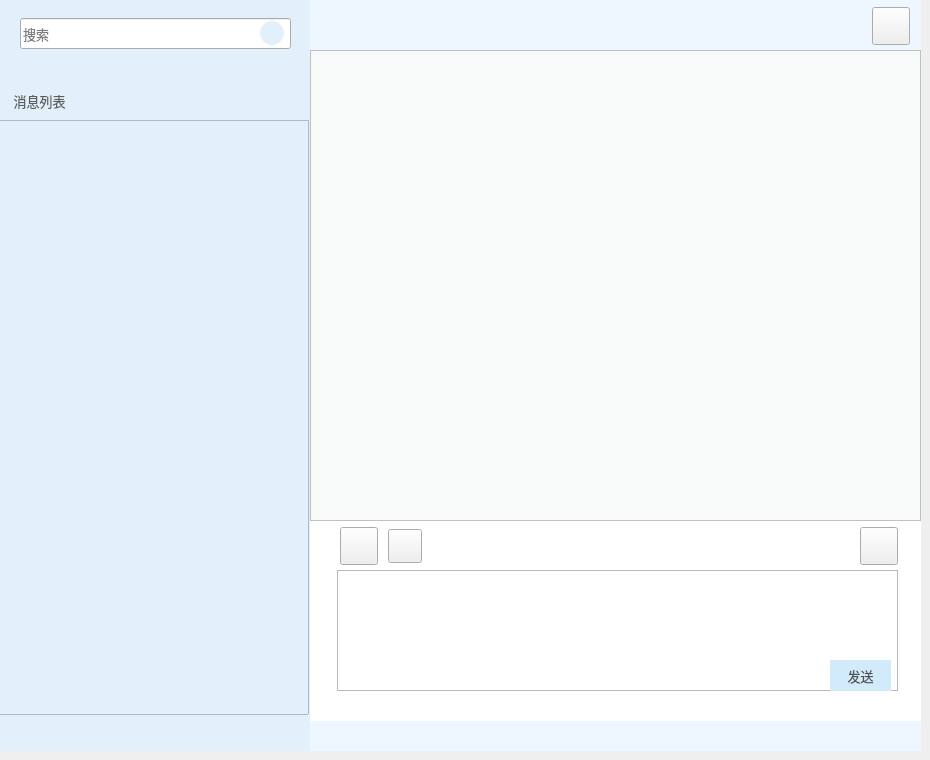
     <widget class="QWidget" name="tab_3">
      <attribute name="icon">
       <iconset resource="image.qrc">
        <normaloff>:/image/chat.png</normaloff>:/image/chat.png</iconset>
      </attribute>
      <attribute name="title">
       <string/>
      </attribute>
      <widget class="QLabel" name="label_12">
       <property name="geometry">
        <rect>
         <x>0</x>
         <y>0</y>
         <width>310</width>
         <height>751</height>
        </rect>
       </property>
       <property name="styleSheet">
        <string notr="true">background-color: rgb(225, 240, 250);</string>
       </property>
       <property name="text">
        <string/>
       </property>
      </widget>
      <widget class="QLabel" name="label_13">
       <property name="geometry">
        <rect>
         <x>310</x>
         <y>0</y>
         <width>611</width>
         <height>751</height>
        </rect>
       </property>
       <property name="styleSheet">
        <string notr="true">background-color: rgb(238, 247, 255);</string>
       </property>
       <property name="text">
        <string/>
       </property>
      </widget>
      <widget class="QLineEdit" name="lineEdit">
       <property name="geometry">
        <rect>
         <x>20</x>
         <y>18</y>
         <width>271</width>
         <height>31</height>
        </rect>
       </property>
       <property name="font">
        <font>
         <family>微软雅黑</family>
         <pointsize>10</pointsize>
        </font>
       </property>
       <property name="styleSheet">
        <string notr="true"/>
       </property>
       <property name="placeholderText">
        <string>搜索</string>
       </property>
      </widget>
      <widget class="QLabel" name="label_3">
       <property name="geometry">
        <rect>
         <x>310</x>
         <y>520</y>
         <width>611</width>
         <height>201</height>
        </rect>
       </property>
       <property name="styleSheet">
        <string notr="true">background-color: rgb(255, 255, 255);</string>
       </property>
       <property name="text">
        <string/>
       </property>
      </widget>
      <widget class="QPushButton" name="pushButton_9">
       <property name="geometry">
        <rect>
         <x>340</x>
         <y>527</y>
         <width>38</width>
         <height>38</height>
        </rect>
       </property>
       <property name="styleSheet">
        <string notr="true">border-image: url(:/image/biaoqing.png);</string>
       </property>
       <property name="text">
        <string/>
       </property>
      </widget>
      <widget class="QPushButton" name="pushButton_10">
       <property name="geometry">
        <rect>
         <x>388</x>
         <y>529</y>
         <width>34</width>
         <height>34</height>
        </rect>
       </property>
       <property name="styleSheet">
        <string notr="true">border-image: url(:/image/wenjian.png);</string>
       </property>
       <property name="text">
        <string/>
       </property>
      </widget>
      <widget class="QPushButton" name="pushButton_11">
       <property name="geometry">
        <rect>
         <x>830</x>
         <y>660</y>
         <width>61</width>
         <height>31</height>
        </rect>
       </property>
       <property name="font">
        <font>
         <family>微软雅黑</family>
         <pointsize>10</pointsize>
        </font>
       </property>
       <property name="styleSheet">
        <string notr="true">QPushButton{border-style:none;background-color: rgb(210, 235, 250);color: rgb(80, 80, 80);}
QPushButton:hover{background:rgb(200, 225, 250);color: rgb(50, 50, 50);}</string>
       </property>
       <property name="text">
        <string>发送</string>
       </property>
      </widget>
      <widget class="QTextEdit" name="textEdit">
       <property name="geometry">
        <rect>
         <x>337</x>
         <y>570</y>
         <width>561</width>
         <height>121</height>
        </rect>
       </property>
       <property name="font">
        <font>
         <family>微软雅黑</family>
         <pointsize>11</pointsize>
        </font>
       </property>
      </widget>
      <widget class="QPushButton" name="pushButton_13">
       <property name="geometry">
        <rect>
         <x>860</x>
         <y>527</y>
         <width>38</width>
         <height>38</height>
        </rect>
       </property>
       <property name="styleSheet">
        <string notr="true">border-image: url(:/image/lishi.png);</string>
       </property>
       <property name="text">
        <string/>
       </property>
      </widget>
      <widget class="QPushButton" name="pushButton_14">
       <property name="geometry">
        <rect>
         <x>872</x>
         <y>7</y>
         <width>38</width>
         <height>38</height>
        </rect>
       </property>
       <property name="styleSheet">
        <string notr="true">border-image: url(:/image/more.png);</string>
       </property>
       <property name="text">
        <string/>
       </property>
      </widget>
      <widget class="listwidget2" name="listWidget_2">
       <property name="geometry">
        <rect>
         <x>-2</x>
         <y>120</y>
         <width>311</width>
         <height>595</height>
        </rect>
       </property>
       <property name="font">
        <font>
         <family>微软雅黑</family>
         <pointsize>14</pointsize>
        </font>
       </property>
       <property name="styleSheet">
        <string notr="true">background-color: rgb(225, 240, 250);</string>
       </property>
       <property name="iconSize">
        <size>
         <width>0</width>
         <height>0</height>
        </size>
       </property>
       <property name="textElideMode">
        <enum>Qt::ElideMiddle</enum>
       </property>
      </widget>
      <widget class="QLabel" name="label_16">
       <property name="geometry">
        <rect>
         <x>0</x>
         <y>85</y>
         <width>312</width>
         <height>31</height>
        </rect>
       </property>
       <property name="font">
        <font>
         <family>微软雅黑</family>
         <pointsize>10</pointsize>
        </font>
       </property>
       <property name="styleSheet">
        <string notr="true">color: rgb(93, 93, 93);</string>
       </property>
       <property name="text">
        <string>    消息列表</string>
       </property>
      </widget>
      <widget class="listwidget2" name="listWidget_3">
       <property name="geometry">
        <rect>
         <x>310</x>
         <y>50</y>
         <width>611</width>
         <height>471</height>
        </rect>
       </property>
       <property name="styleSheet">
        <string notr="true">background-color: rgb(248, 250, 250);</string>
       </property>
       <property name="horizontalScrollBarPolicy">
        <enum>Qt::ScrollBarAlwaysOff</enum>
       </property>
      </widget>
      <widget class="QPushButton" name="pushButton_26">
       <property name="geometry">
        <rect>
         <x>260</x>
         <y>21</y>
         <width>24</width>
         <height>24</height>
        </rect>
       </property>
       <property name="styleSheet">
        <string notr="true">QPushButton{border-image: url(:/image/close2.png);background-color: rgb(225, 240, 250);border-radius:12px;}
QPushButton:hover{background:rgb(178, 230, 255);}</string>
       </property>
       <property name="text">
        <string/>
       </property>
      </widget>
      <zorder>label_13</zorder>
      <zorder>label_12</zorder>
      <zorder>label_3</zorder>
      <zorder>textEdit</zorder>
      <zorder>lineEdit</zorder>
      <zorder>pushButton_9</zorder>
      <zorder>pushButton_10</zorder>
      <zorder>pushButton_11</zorder>
      <zorder>pushButton_13</zorder>
      <zorder>pushButton_14</zorder>
      <zorder>listWidget_2</zorder>
      <zorder>label_16</zorder>
      <zorder>listWidget_3</zorder>
      <zorder>pushButton_26</zorder>
     </widget>
